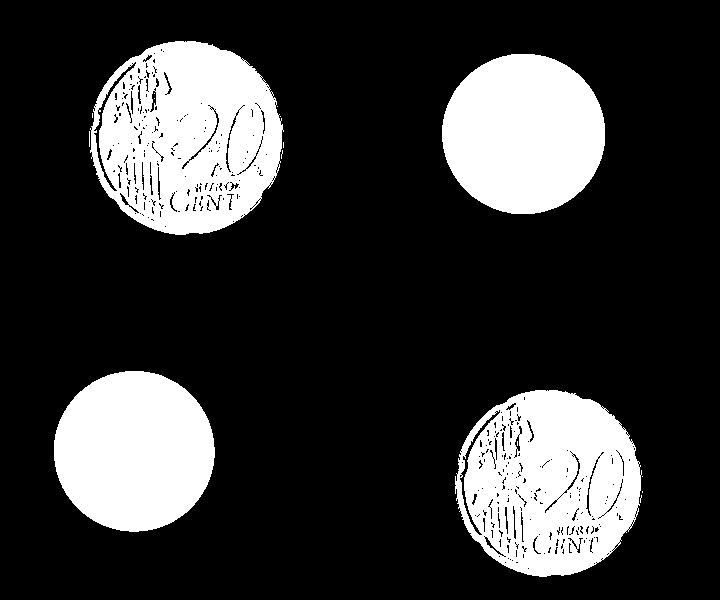
//> input picture Week3 - Binary image processing/input/dilation_example.jpg, 720 x 600 px
$ ./main   (built with g++ and OpenCV 4)
//> lines starting //> are read from the running program, lines starting //| are printed output that depends on the picture
#include <iostream>
#include <opencv2/core.hpp>
#include <opencv2/imgproc.hpp>
#include <opencv2/highgui.hpp>
#include <opencv2/opencv.hpp>

using namespace cv;
using namespace std;

// two methods
// single big kernel and small kernel with iterations

int main()
{
    Mat image{imread("../input/dilation_example.jpg",IMREAD_GRAYSCALE)};
//> image is the input picture: 600 rows x 720 cols, CV_8UC1; min 0, max 255, mean 55

    //method 1: big kernel
    int kernelSize{7};

    Mat kernel1 = getStructuringElement(MORPH_ELLIPSE,Size(kernelSize, kernelSize)) ;
    //show kernel
    imshow("Kernel1", 255*kernel1);
    waitKey(0);
    destroyWindow("Kernel1");

    // dilate and show image
    Mat imageDilated;
    dilate(image,imageDilated,kernel1);
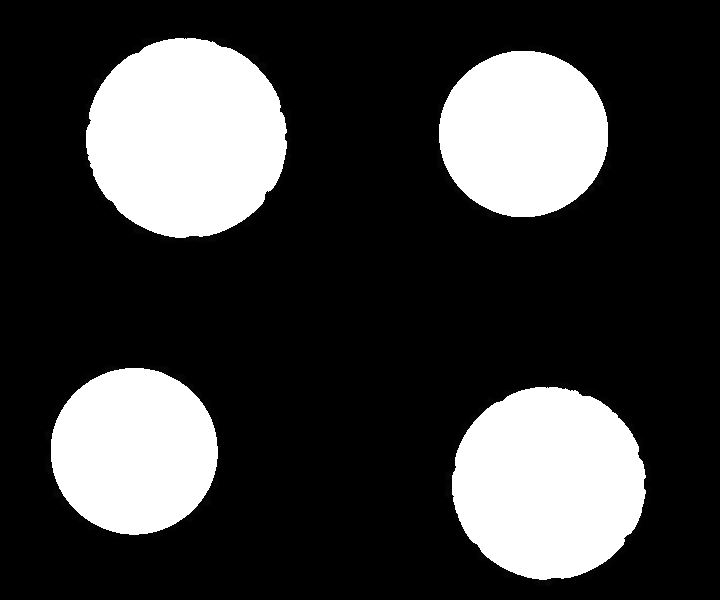
//> imageDilated: 600 rows x 720 cols, CV_8UC1; min 0, max 255, mean 61.8
    imshow("Image Dilated", imageDilated);
    waitKey(0);
    destroyWindow("Image Dilated");

    //method 2: small kernel and multiple iteraction
    kernelSize = 3;
    Mat kernel2{getStructuringElement(MORPH_ELLIPSE, Size(kernelSize, kernelSize))};
    Mat imageDilated2, imageDilated3;

    // dilate 1x
    dilate(image, imageDilated2,kernel2,Point(-1,-1),1);
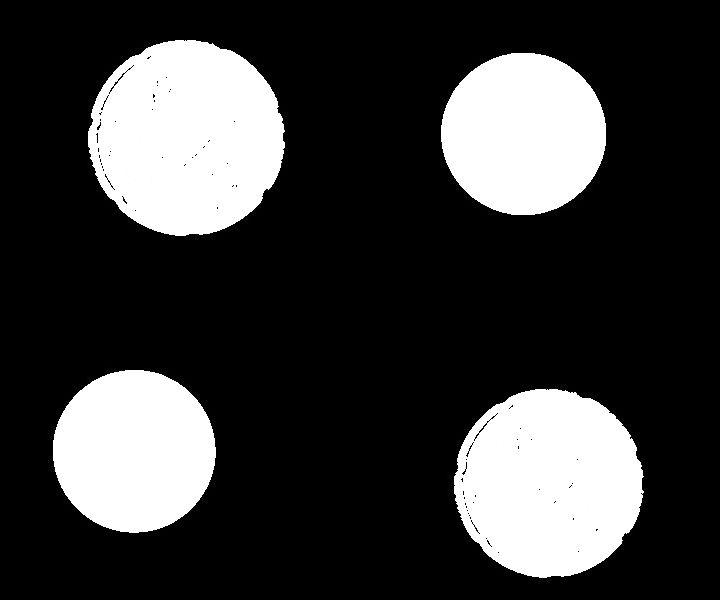
//> imageDilated2: 600 rows x 720 cols, CV_8UC1; min 0, max 255, mean 58.8
    imshow("Dilate 1x",imageDilated2);
    waitKey(0);
    destroyWindow("Dilate 1x");

    // dilate 2x
    dilate(image, imageDilated3, kernel2, Point(-1,-1),2);
    imshow("dilate 2x", imageDilated3);
    waitKey(0);
    destroyWindow("Dilate 2x");

    return 0;
}
